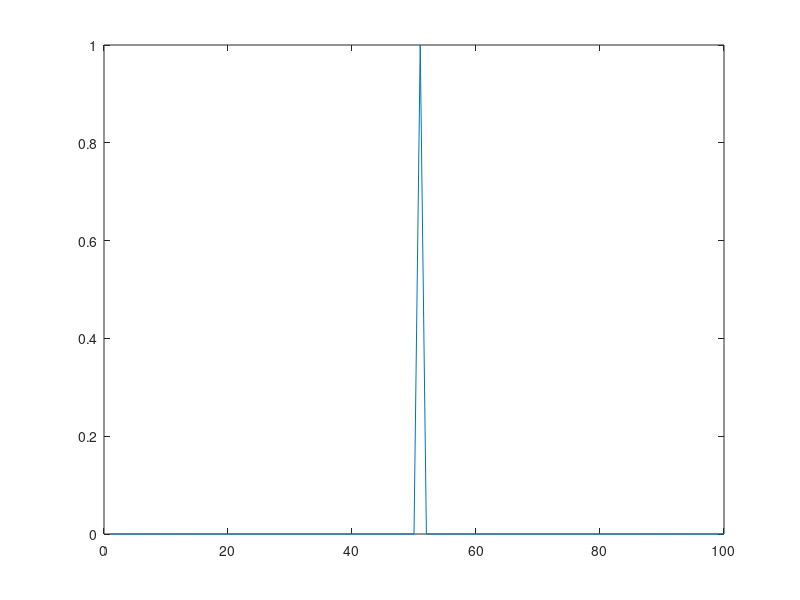
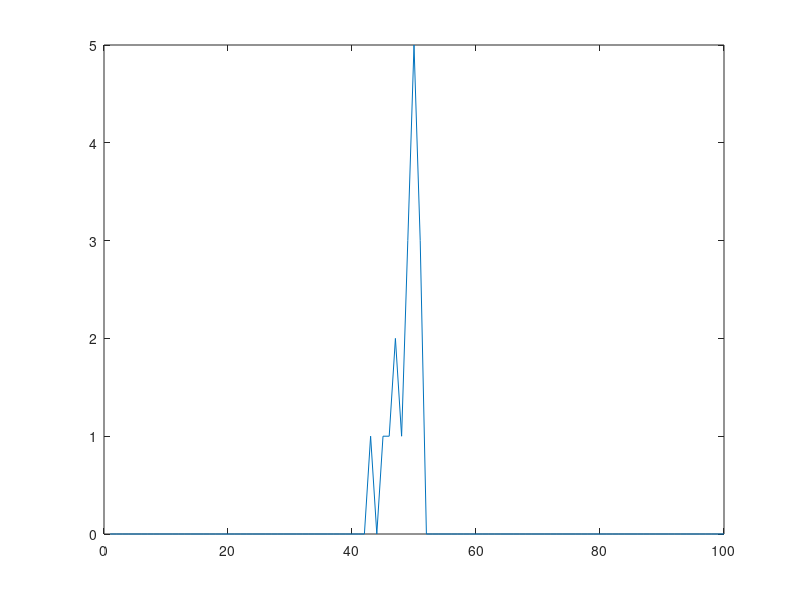
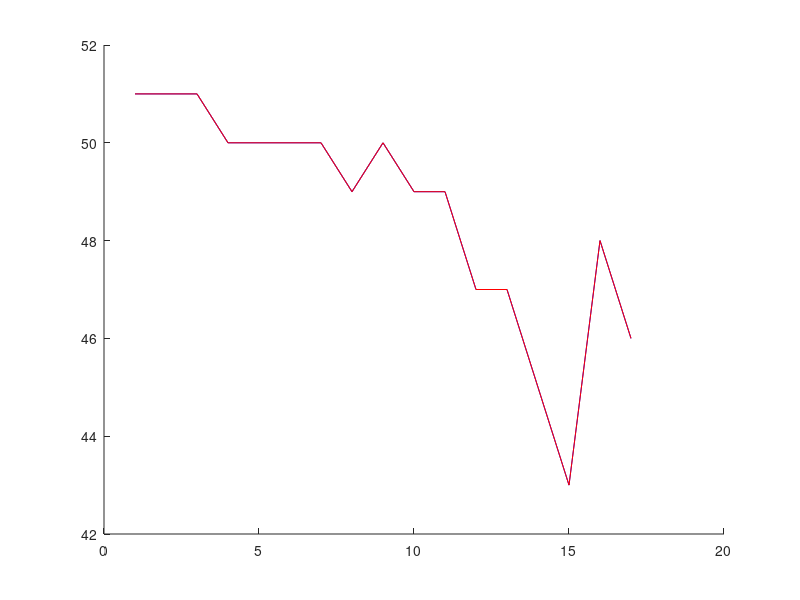

These charts were generated, in order, by the following MATLAB code:
clear all;

%number of CA3 neurons
numCA3 = 100;

%parameters from izzynet code
aa = 0.02;
bb = 0.2;
cc = -65;
dd = 8;

% STDP lists for LTD and LTP weight changes
LTP = zeros(1,numCA3);    % from CA3 to CA1 neurons
LTD = zeros(1,numCA3);    % from CA3 to CA1 neurons

% STDP parameters
A_plus = 0.1;
A_minus = -0.105;
t_plus = 20;
t_minus = 20;

wmin = 0;
wmax = 5.0;
%wmax = 30.0;

sigma=2; %sigma for place field Gaussians
sigmaStrength = 3; %sigma for strength Gaussian curve

maxCurrent = 30;

%CA1 neuron
v1 = cc;
u1 = bb*v1;

%CA3 neurons
numFirings = zeros(1,100);

%maximum initial weight
maxInitWeight = 3;

%max init current for CA3 neurons
% makes sure it fires with Iz model if this amount of current is injected
maxInitCurrent = 80;


gaussWeights = normpdf(1:100,50,sigmaStrength);
gaussWeights = gaussWeights*(1/max(gaussWeights)); %sets max to 1
strength = gaussWeights*maxInitWeight;
%strength = gaussWeights*100;
%strength = gaussWeights*wmax;

vv = -65*ones(1,numCA3);
uu = bb.*vv;

numLaps = 17;
skewValues = zeros(1,numLaps);

firstSpikeTime = zeros(1,numLaps);
lastSpikeTime = zeros(1,numLaps);

for lap = 1:numLaps
    
    %LTP = zeros(1,numCA3);    % from CA3 to CA1 neurons
    %LTD = zeros(1,numCA3);    % from CA3 to CA1 neurons
    
    for step = 1:100
        
        I = normpdf(step,1:100,sigma);
        I = I/(max(I)); %sets max to 1
        I = I*maxInitCurrent; %sets max current to 30 so neuron will fire
        
        %I1 = gaussWeights(step)*10;
        
        %update CA3 neuron voltages
        vv=vv+0.5.*(0.04.*vv.^2+5.*vv+140-uu+I);
        vv=vv+0.5.*(0.04.*vv.^2+5.*vv+140-uu+I);
        uu=uu+aa.*(bb.*vv-uu);

        fired = find(vv>=30);

        %CA1 neuron current
        % adds strengths of ones that fired
        I1 = abs(2*randn(1,1)) + sum(strength(fired));
        
        %update CA3 neurons that fired
        if ~isempty(fired)
            vv(fired)=cc;
            uu(fired)=uu(fired)+dd;
                
            % if neuron i is excitatory
            % 1)    apply LTP for weights that connect to neuron i 
            %       (i.e., the neurons that fired prior to i)  
            % 2)    apply LTD for weights from neuron i 
            %       (i.e., the neurons that i fired before) 
            % 3)    set the max LTP for  weights that connect from neuron i
            % 4)    set the max LTD for weights that connect to neuron i

            strength(fired) = max(wmin,strength(fired) + LTD(fired)); % LTP to weights that connect to i from all exc 
            LTP(fired) = A_plus;

            
        end;
        
        %update CA1 neuron voltages
        v1=v1+0.5*(0.04*v1^2+5*v1+140-u1+I1);
        v1=v1+0.5*(0.04*v1^2+5*v1+140-u1+I1);
        u1=u1+aa*(bb*v1-u1);


        %CA1 neuron voltage
        if(v1>=30)
            
            if(firstSpikeTime(lap)<=0)
               firstSpikeTime(lap)=step; 
            end
            lastSpikeTime(lap)=step;
            
            v1 = cc;
            u1 = u1+dd;
            numFirings(step) = numFirings(step)+1;

            % if neuron i is excitatory
            % 1)    apply LTP for weights that connect to neuron i 
            %       (i.e., the neurons that fired prior to i)  
            % 2)    apply LTD for weights from neuron i 
            %       (i.e., the neurons that i fired before) 
            % 3)    set the max LTP for  weights that connect from neuron i
            % 4)    set the max LTD for weights that connect to neuron i

            strength = min(wmax,strength + LTP); % LTP to weights that connect to i from all exc 
            LTD(:) = A_minus;

        end

        % exponentially decay LTD and LTP based on time constants
        LTP = LTP - LTP/t_plus;
        LTD = LTD - LTD/t_minus;

    end
    
    if(lap<2)
    
        figure
        plot(numFirings)
        
        
    end
    
    skewValues(lap) = skewness(strength);
end

figure
plot(numFirings)

%figure
%plot(strength)

%figure
%plot(skewValues)

%%


figure
hold on
plot(firstSpikeTime,'b-')
plot(lastSpikeTime,'r-')
hold off
